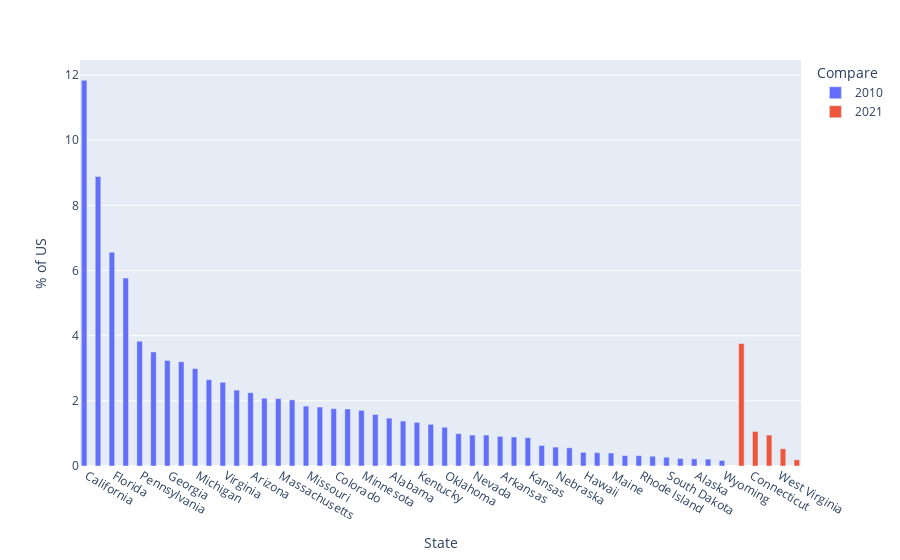

Notebook source saved alongside this figure:
### Markdown cell above
**Summary: there are only 5 states that has more population growth in 2021 than 2010.

### Code cell
##plotting % of  US population of each state.
fig = px.bar(df, x="State", y="% of US", color="Compare", barmode="group")
fig.show()

### Figure 1 — Plotly figure (JSON) as saved in the notebook; plotly's stock layout.template omitted (floating-point values rounded to 4 significant figures)
{"data": [{"alignmentgroup": "True", "hovertemplate": "Compare=2010<br>State=%{x}<br>% of US=%{y}<extra></extra>", "legendgroup": "2010", "marker": {"color": "#636efa", "pattern": {"shape": ""}}, "name": "2010", "offsetgroup": "2010", "orientation": "v", "showlegend": true, "textposition": "auto", "type": "bar", "x": ["California", "Texas", "Florida", "New York", "Pennsylvania", "Ohio", "Georgia", "North Carolina", "Michigan", "New Jersey", "Virginia", "Washington", "Arizona", "Tennessee", "Massachusetts", "Indiana", "Missouri", "Maryland", "Colorado", "Wisconsin", "Minnesota", "South Carolina", "Alabama", "Louisiana", "Kentucky", "Oregon", "Oklahoma", "Utah", "Nevada", "Iowa", "Arkansas", "Mississippi", "Kansas", "New Mexico", "Nebraska", "Idaho", "Hawaii", "New Hampshire", "Maine", "Montana", "Rhode Island", "Delaware", "South Dakota", "North Dakota", "Alaska", "District of Columbia", "Wyoming"], "xaxis": "x", "y": [11.84, 8.89, 6.56, 5.77, 3.83, 3.5, 3.24, 3.2, 2.99, 2.65, 2.57, 2.33, 2.25, 2.08, 2.07, 2.03, 1.84, 1.81, 1.76, 1.75, 1.71, 1.58, 1.47, 1.38, 1.34, 1.28, 1.19, 0.99, 0.95, 0.95, 0.91, 0.89, 0.87, 0.63, 0.58, 0.56, 0.42, 0.41, 0.4, 0.32, 0.32, 0.3, 0.27, 0.23, 0.22, 0.21, 0.17], "yaxis": "y"}, {"alignmentgroup": "True", "hovertemplate": "Compare=2021<br>State=%{x}<br>% of US=%{y}<extra></extra>", "legendgroup": "2021", "marker": {"color": "#EF553B", "pattern": {"shape": ""}}, "name": "2021", "offsetgroup": "2021", "orientation": "v", "showlegend": true, "textposition": "auto", "type": "bar", "x": ["Illinois", "Connecticut", "Puerto Rico", "West Virginia", "Vermont"], "xaxis": "x", "y": [3.76, 1.06, 0.95, 0.53, 0.19], "yaxis": "y"}], "layout": {"barmode": "group", "legend": {"title": {"text": "Compare"}, "tracegroupgap": 0}, "margin": {"t": 60}, "xaxis": {"anchor": "y", "domain": [0, 1], "title": {"text": "State"}}, "yaxis": {"anchor": "x", "domain": [0, 1], "title": {"text": "% of US"}}}}
